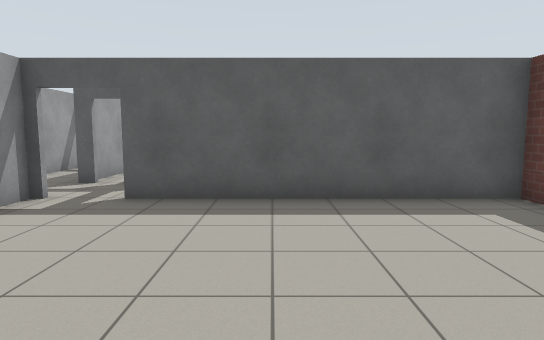
view 1 (above)

24 first-person views from a walk through a Gazebo world. The camera is 1.2 m above the floor, tilts 6° down and sees 75° across. The floor is counted in squares, 1 m on a side. Each view is taken from the middle of a square. On the plan, view 1 faces up. The plan holds only what a view shows up to about 14 squares ahead; the rest is blank. The place goes on beyond the plan. Simple patterns stand in for the simulator's built-in surfaces.

view 2
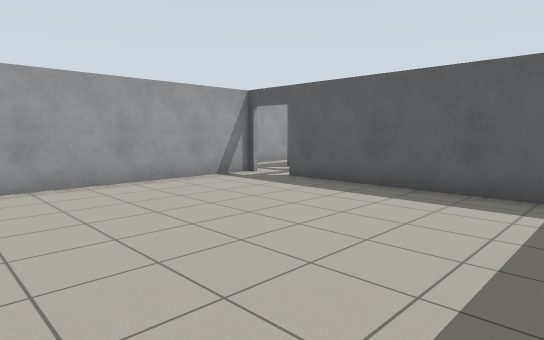

view 3
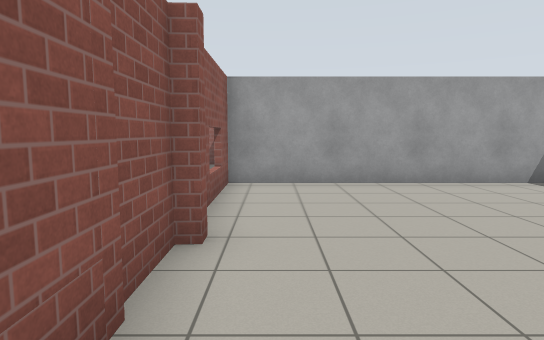

view 4
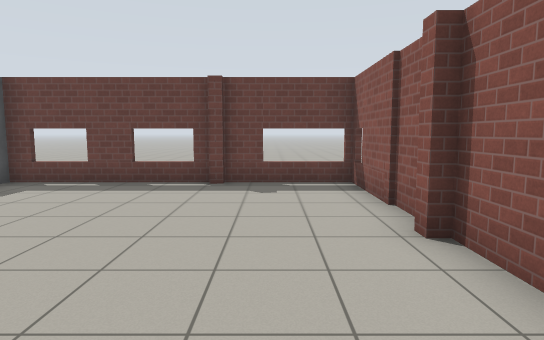

view 5
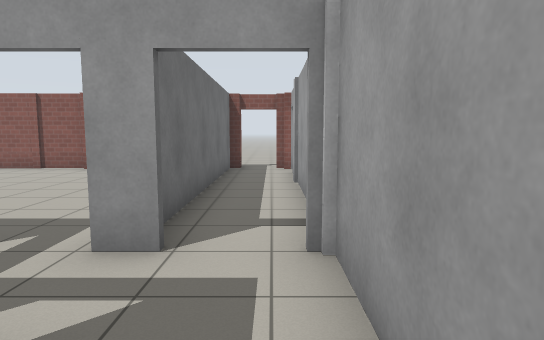

view 6
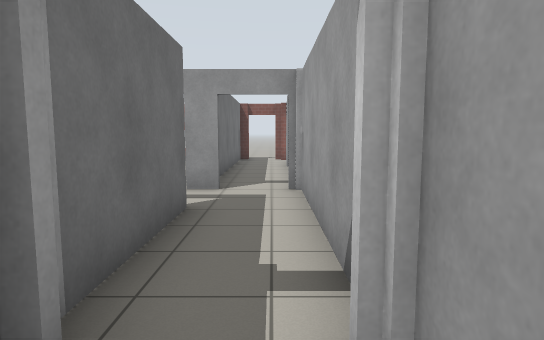

view 7
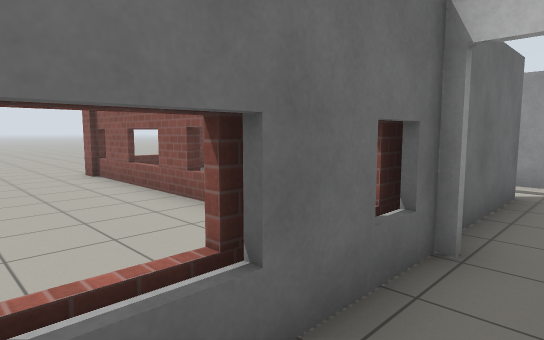

view 8
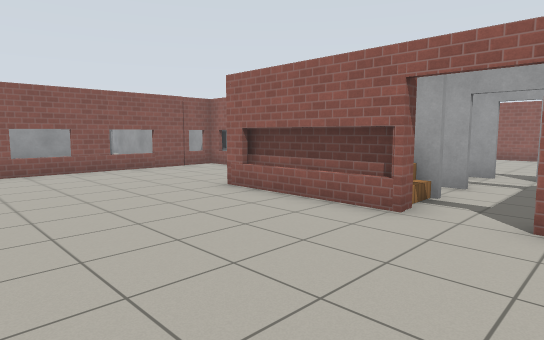

view 9
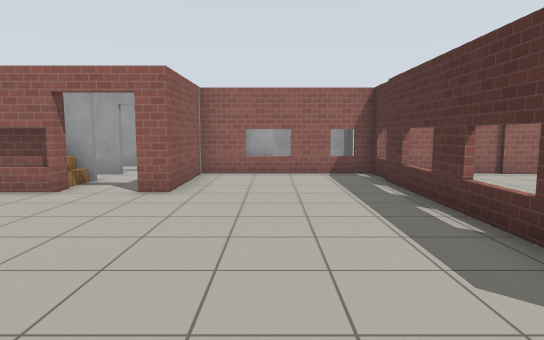

view 10
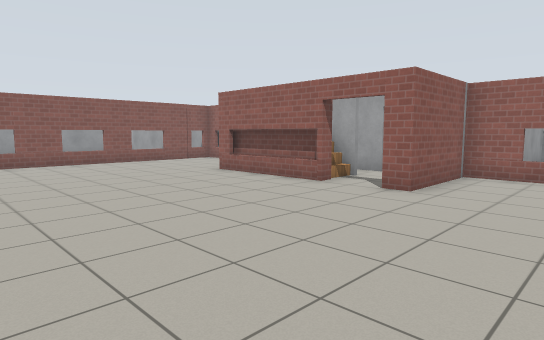

view 11
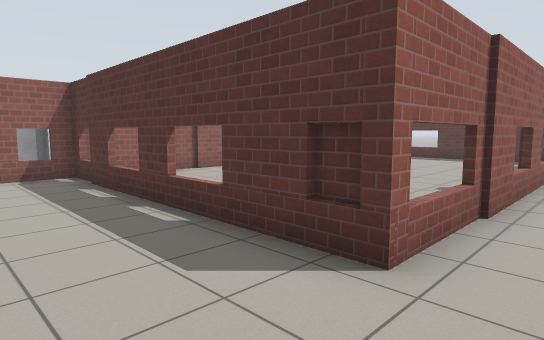

view 12
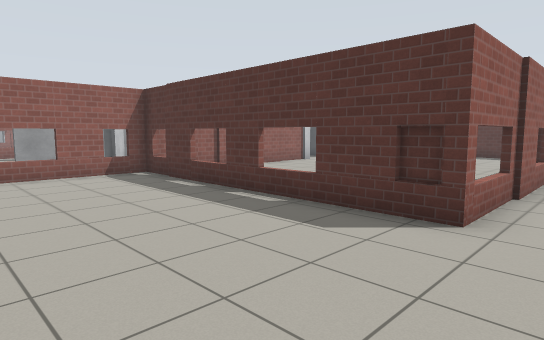

view 13
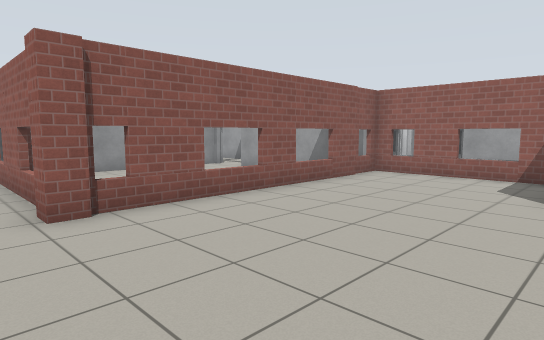

view 14
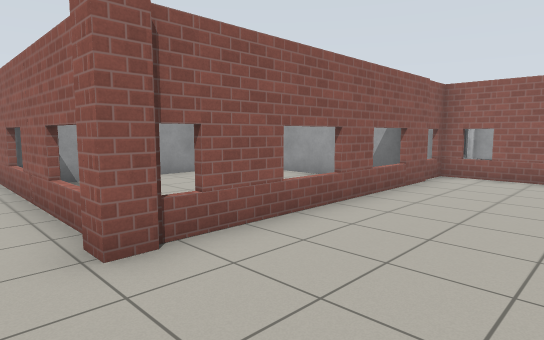

view 15
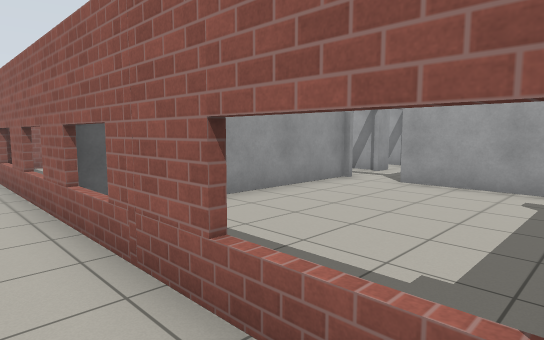

view 16
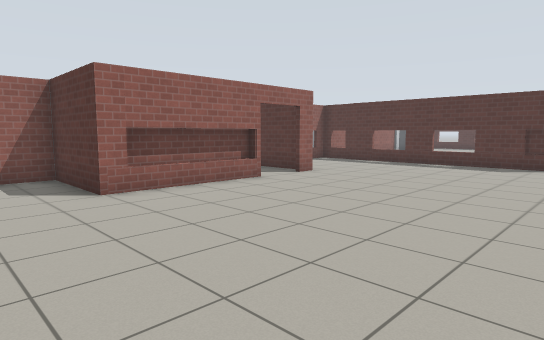

view 17
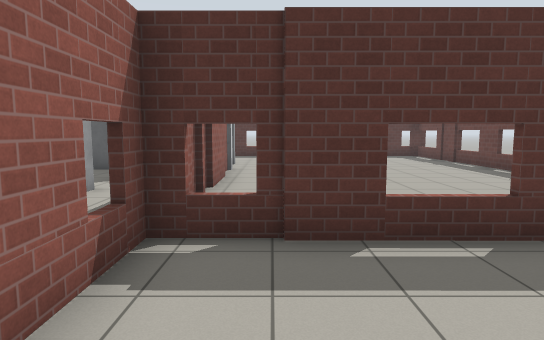

view 18
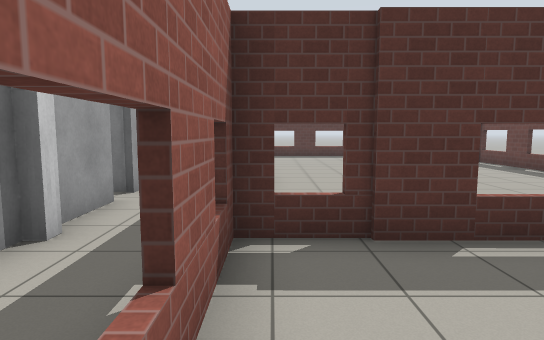

view 19
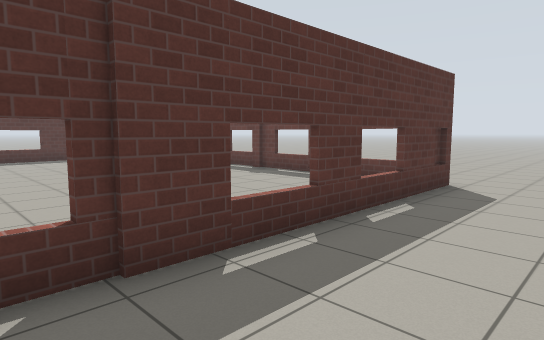

view 20
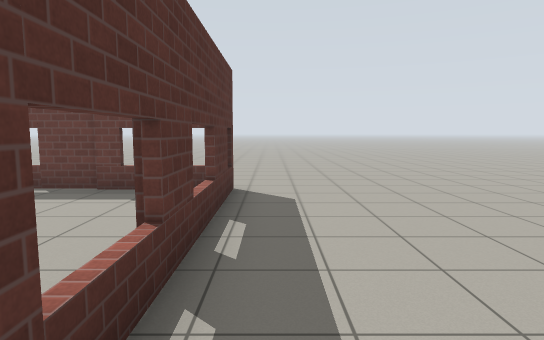

view 21
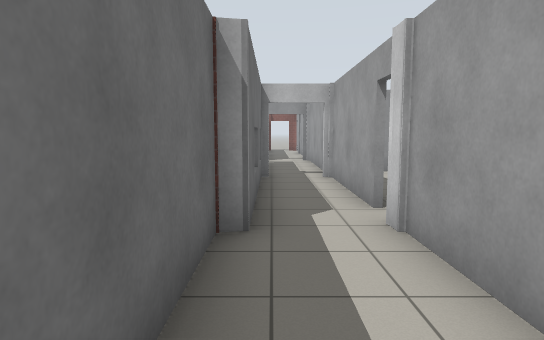

view 22
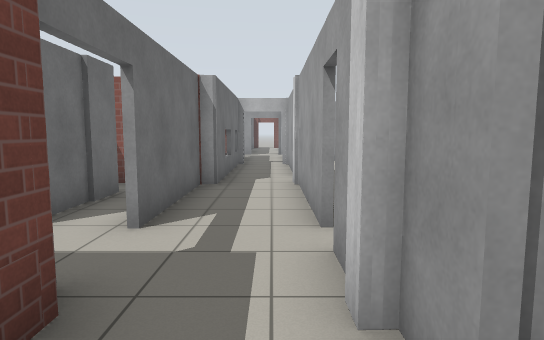

view 23
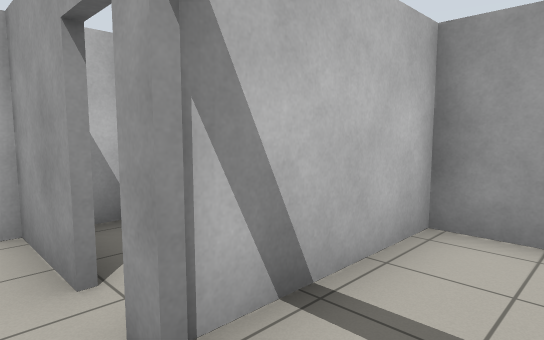

view 24
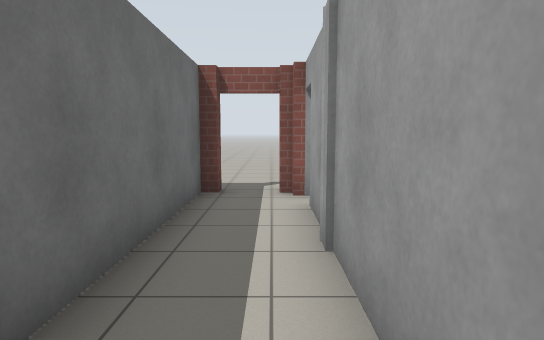

### Floor plan
Key: @ floor where view 1 was taken; # wall or solid block; . floor; D open door; = window, fence, low wall or low ledge; S stairs; T thing the floor can be seen under or through.
Columns run from 12 left of view 1 to 6 right of it. Each row starts with its distance up from view 1.
 34   ...D.#... .....=
 33  #...D #.........#
 32  ####D.#D.......##
 31     #D.#D.......#.
 30      #.T    ....=..
 29     ##.TTTT=TTTT#..
 28      #.=...........
 27      #.#...........
 26      D.=...........
 25      D #...........
 24  #####.#####.......
 23      #..D..D.......
 22 .....D..D..D.......
 21 .....#..##S#.......
 20      #..##S#......
 19      #..####.......
 18      #..####.......
 17      D..###........
 16      #..#..........
 15      #..#..........
 14     .#..#..........
 13     .#..#..........
 12     .#DD###=##=###.
 11    ###.## #..... =
 10      #.#  #..... #.
  9       .####..... #.
  8      #.#D#D..... =.
  7      #DDDDD..... #
  6      #DDDD########
  5      #.#.........=
  4      #.#.........#
  3      #.#.........=
  2      #.#.........#
  1      #.#.........#
  0       .#....@....#
 -1      D.#.........=
 -2      #DD#=######=#
 -3       ..
 -4       ..
 -5       ..

Positions as (right, up) in squares from view 1, and headings:
1: (0, 0), facing up
2: (4, -1), facing up-left
3: (4, -1), facing left
4: (-4, 0), facing right
5: (-6, 10), facing down
6: (-6, 14), facing down
7: (-6, 16), facing down-right
8: (4, 24), facing down-left
9: (6, 26), facing left
10: (6, 27), facing down-left
11: (6, 26), facing up-left
12: (6, 24), facing up-left
13: (6, 18), facing down-left
14: (6, 16), facing down-left
15: (6, 12), facing down-left
16: (6, 15), facing up-left
17: (-3, 25), facing up
18: (-4, 25), facing up
19: (-4, 26), facing up-right
20: (-3, 28), facing right
21: (-5, 22), facing down
22: (-6, 26), facing down
23: (-6, 34), facing down-left
24: (-6, 5), facing down
